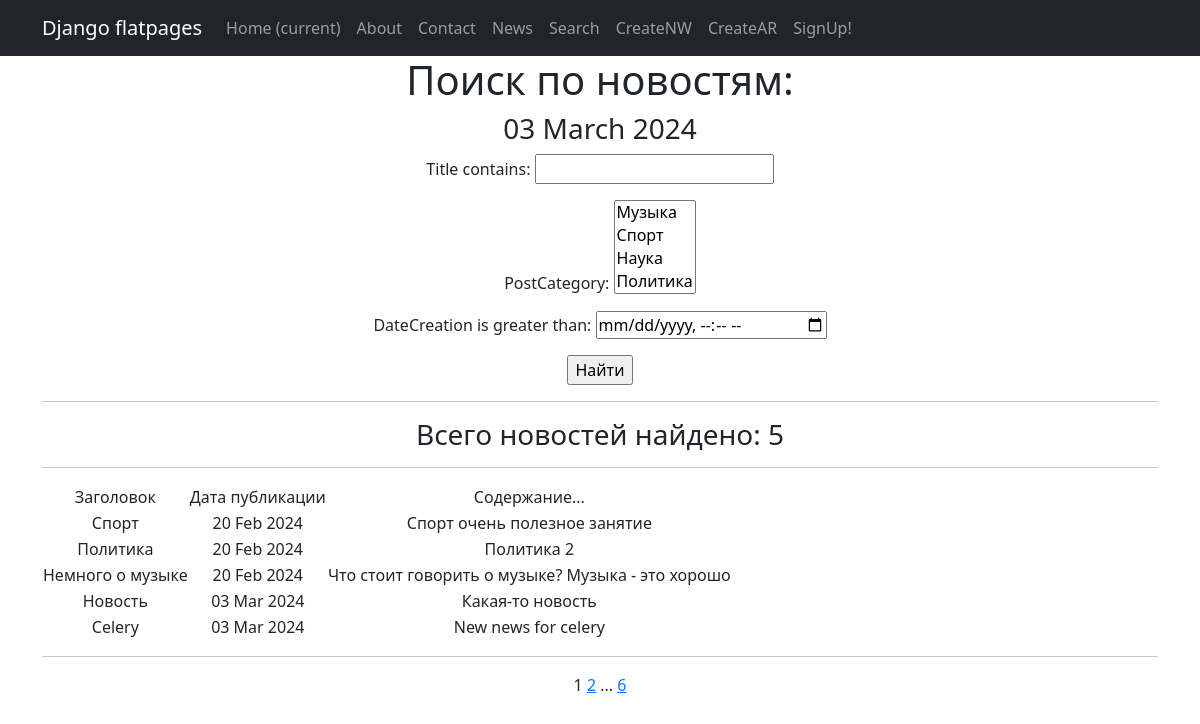
The app's page /news/search/ with its own data.
### news/models.py (models this page shows, shortened)
class Post(models.Model):
    objects = None
    author = models.ForeignKey(Author, on_delete=models.CASCADE)
    categoryType = models.CharField(max_length=2, choices=CATEGORY_CHOICES, default=NEWS) #Выбор статьи или новости
    dateCreation = models.DateTimeField(auto_now_add=True) #Дата и время создания
    postCategory = models.ManyToManyField(Category, through='PostCategory') #Доп связь с категориями
    title = models.CharField(max_length=128) #Заголовок
    text = models.TextField() #текст
    rating = models.SmallIntegerField(default=0) #Рейтинг

### news/views.py (the view)
# urls.py: path('search/', NewsSearch.as_view()),
class NewsSearch(ListView):
    model = Post
    ordering = '-dateCreation'
    template_name = 'flatpages/search.html'
    context_object_name = 'search'
    paginate_by = 5  #  количество записей на странице
    def get_queryset(self):
        queryset = super().get_queryset()
        self.filterset = PostFilter(self.request.GET, queryset)
        return self.filterset.qs
    def get_context_data(self, **kwargs):
        context = super().get_context_data(**kwargs)
        context['filterset'] = self.filterset
        return context

### news/models.py (called while the page is built)
    def __str__(self):
        return f'{self.name}'

### news/templatetags/castom_filters.py (called while the page is built)
@register.filter()
def censor(value):
    bad_words = ('редиска', 'редиски', 'редисками', 'бяка', 'бяки', 'бука', 'буки', 'буки!', 'буками')
    if not isinstance(value, str):
        raise TypeError(f"unresolved type '{type(value)}' expected  type 'str'")
    specialsimbols=('!', ',', '.', ':', ';')
    for word in value.split():
        if word[len(word)-1] in specialsimbols:
            word = word[:len(word)-1]
        if word.lower() in bad_words:
            value = value.replace(word, f"{word[0]}{'*' * (len(word) - 1)}")
    return value

### news/templatetags/castom_tags.py (called while the page is built)
@register.simple_tag()
def current_time(format_string='%b %d %Y'):
   return datetime.utcnow().strftime(format_string)

@register.simple_tag(takes_context=True)
def url_replace(context, **kwargs):
   d = context['request'].GET.copy() #нам позволяет скопировать все параметры текущего запроса.
   for k, v in kwargs.items():
       d[k] = v
   return d.urlencode()

### templates/flatpages/search.html (shortened to what this page needs)
{% extends 'flatpages/default.html' %}
{% load castom_filters %}
{% load castom_tags %} # в этих тегах тот тег, который позволяет не "слетать" фильтрации при пагинации
{% block content %}
<h1>Поиск по новостям: </h1>
<h3>{% current_time '%d %B %Y' %}</h3>
<form action="" method="get">
    {{ filterset.form.as_p }}
    <input type="submit" value="Найти" />
</form>
<hr>
    {% if search %}
    <h3> Всего новостей найдено: {{ search|length }}</h3>
        <hr>
        <table>
            <tr>
                <td> Заголовок </td>
                <td> Дата публикации </td>
                <td> Содержание... </td>
            </tr>
            {% for new in search reversed %}
            <tr>
                <td>{{ new.title|censor }}</td>
                <td>{{ new.dateCreation|date:'d M Y' }}</td>
                <td>{{ new.text|censor|truncatechars:50 }}</td>
            </tr>
            {% endfor %}
        </table>
    {% else %}
        <h2>Таких новостей нет.</h2>
    {% endif %}
    <hr>
    {{ page_obj.number }}
    {% if page_obj.has_next %}
        <a href="?{% url_replace page=page_obj.next_page_number %}">{{ page_obj.next_page_number }}</a>
        {% if paginator.num_pages != page_obj.next_page_number %}
            ...
            <a href="?{% url_replace page=page_obj.paginator.num_pages %}">{{ page_obj.paginator.num_pages }}</a>
        {% endif %}
    {% endif %}
{% endblock content %}

### records on screen
Post: title|censor "Спорт", dateCreation "20 Feb 2024", text|censor "Спорт очень полезное занятие"
Post: title|censor "Политика", dateCreation "20 Feb 2024", text|censor "Политика 2"
Post: title|censor "Немного о музыке", dateCreation "20 Feb 2024", text|censor "Что стоит говорить о музыке? Музыка - это хорошо"
Post: title|censor "Новость", dateCreation "03 Mar 2024", text|censor "Какая-то новость"
Post: title|censor "Celery", dateCreation "03 Mar 2024", text|censor "New news for celery"

### other values on screen
{{ search|length }} "5"
{{ page_obj.number }} "1"
{{ page_obj.next_page_number }} "2"
{{ page_obj.paginator.num_pages }} "6"
